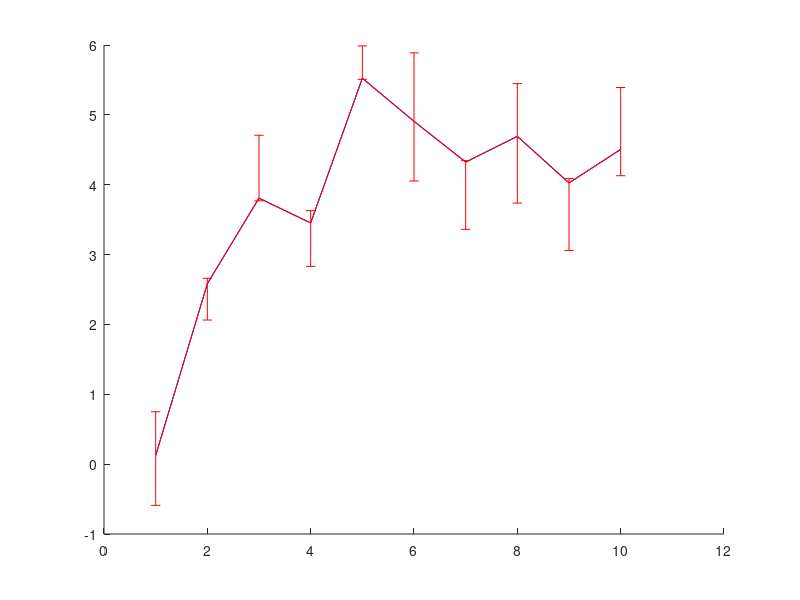

The MATLAB script that drew this image: (Note: this script raises an error after producing the figure.)
% Create some example input data.
x = 1:10
y = cumsum( randn(1,10) );
lower = y - ( rand(1,10) );
upper = y + ( rand(1,10) );

% Convert absolute lower and upper bounds into the relative values 
% values that are expected by the errorbar function.
L = y - lower;
U = upper - y;

figure(1);
clf;
hold('on');
plot( x, y, 'b-' );
errorbar( x, y, L, U, 'r', 'Marker', 'none', 'LineStyle', 'none' );